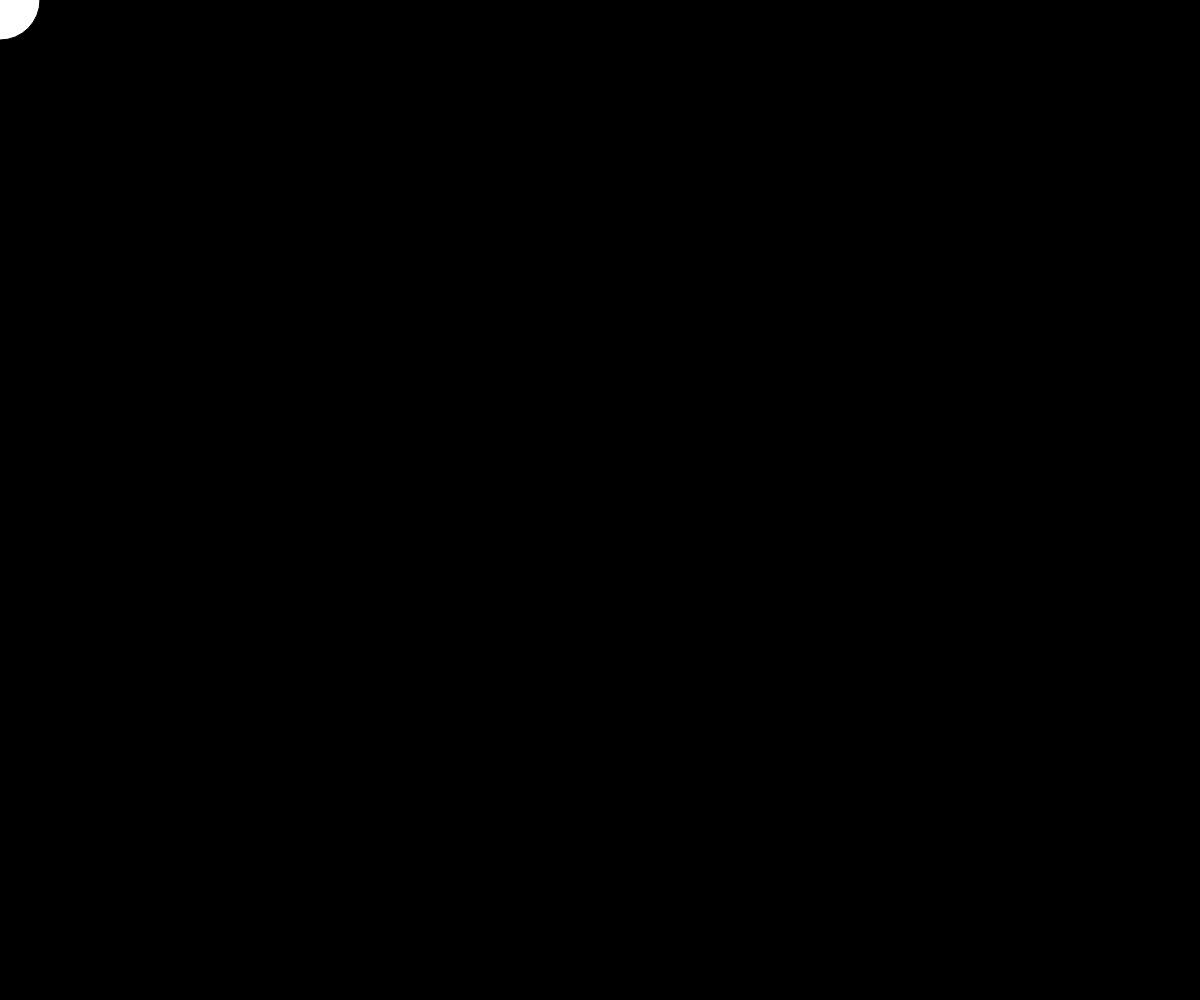
Frame 1 (no input)
Frame 60 (no input): identical to frame 1, image omitted
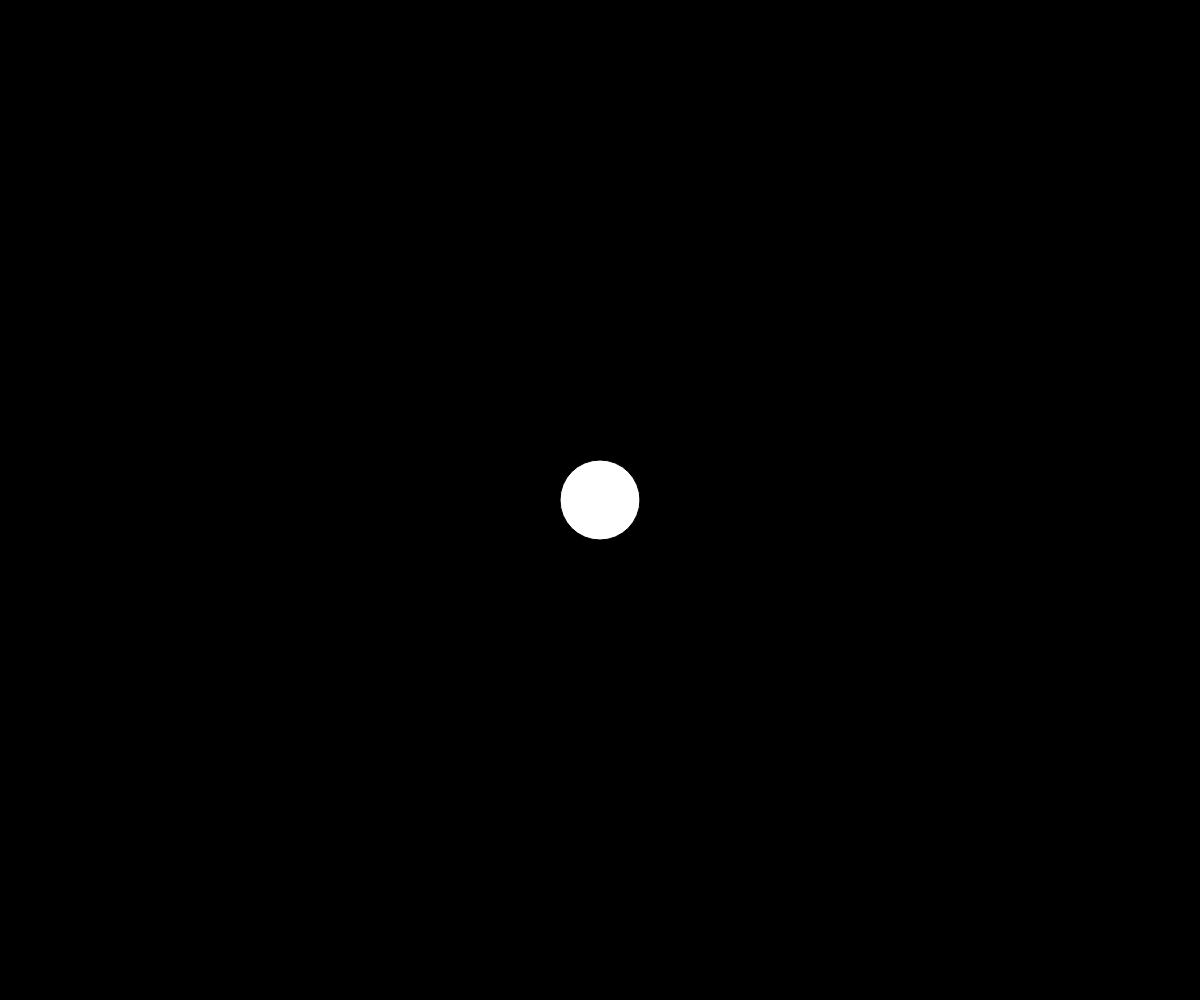
Frame 120 (the mouse pressed at the canvas centre since frame 60)

The p5.js sketch that drew these frames (run headless with seeded random() and noise() and a simulated clock; from frame 60 on, the mouse is pressed at the canvas centre):

// p5.js sketch
// ── sketch.js
function setup() {
  
  // Set the canvas' width and height
  // using the browser's dimensions.
  createCanvas(windowWidth, windowHeight);
  background(0)
}

function draw() {
  background(0)
  // if (mouseIsPressed) {
  //   fill(255);
  // } else {
  //   fill(255,0,0);
  // }
  ellipse(mouseX, mouseY, 80, 80);
}

function mousePressed() {
  if (mouseX > 0 && mouseX < width && mouseY > 0 && mouseY < height) {
    let fs = fullscreen();
    fullscreen(!fs);
  }
}

function windowResized() {
  resizeCanvas(windowWidth, windowHeight);
}
